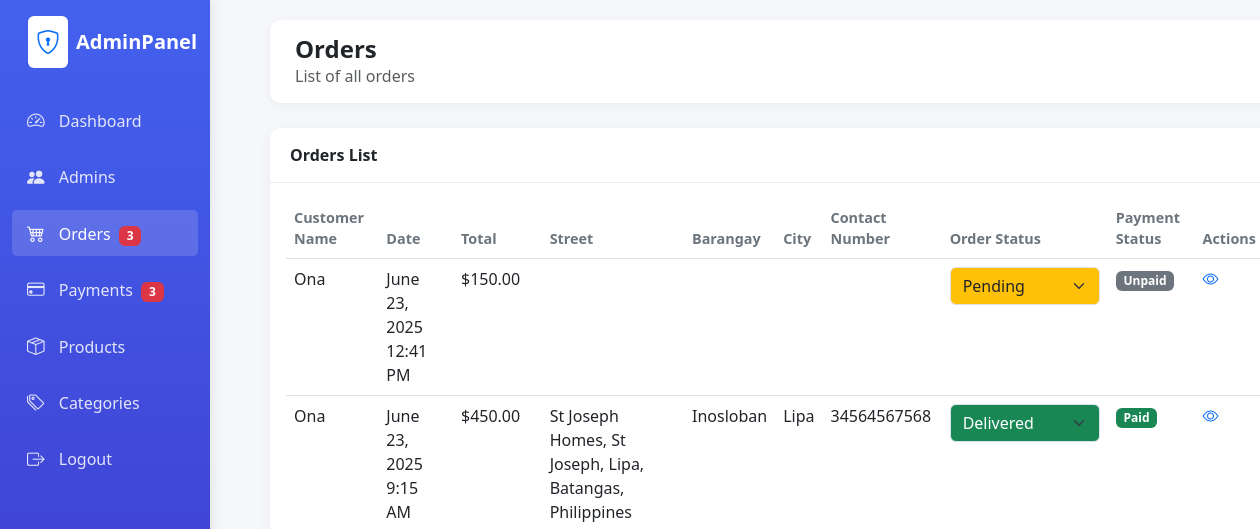
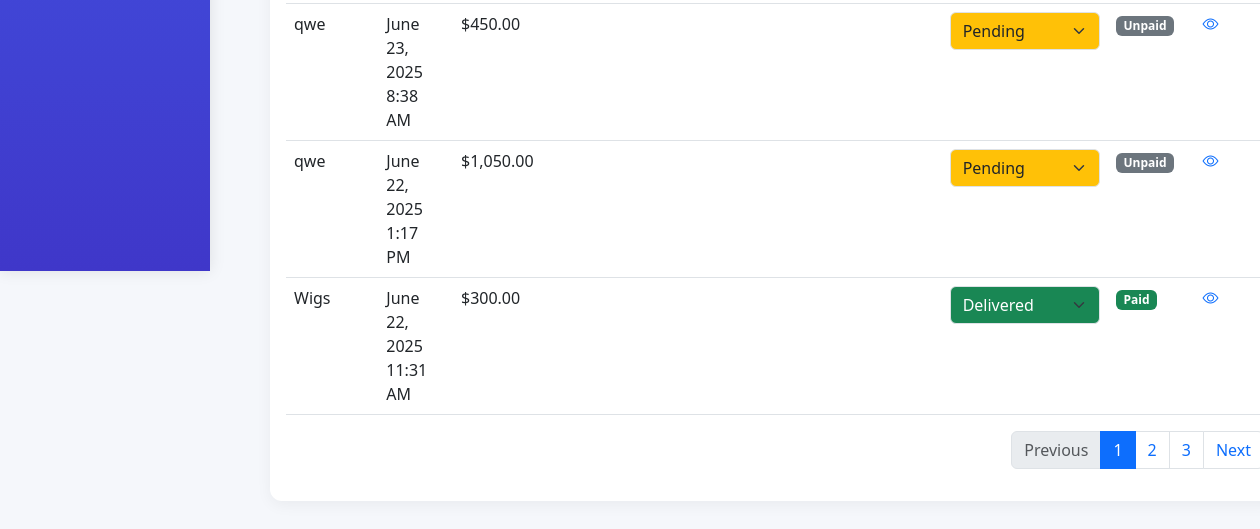
Before: /admin/orders.php (signed in) with the older database file (2 pictures, top to bottom).
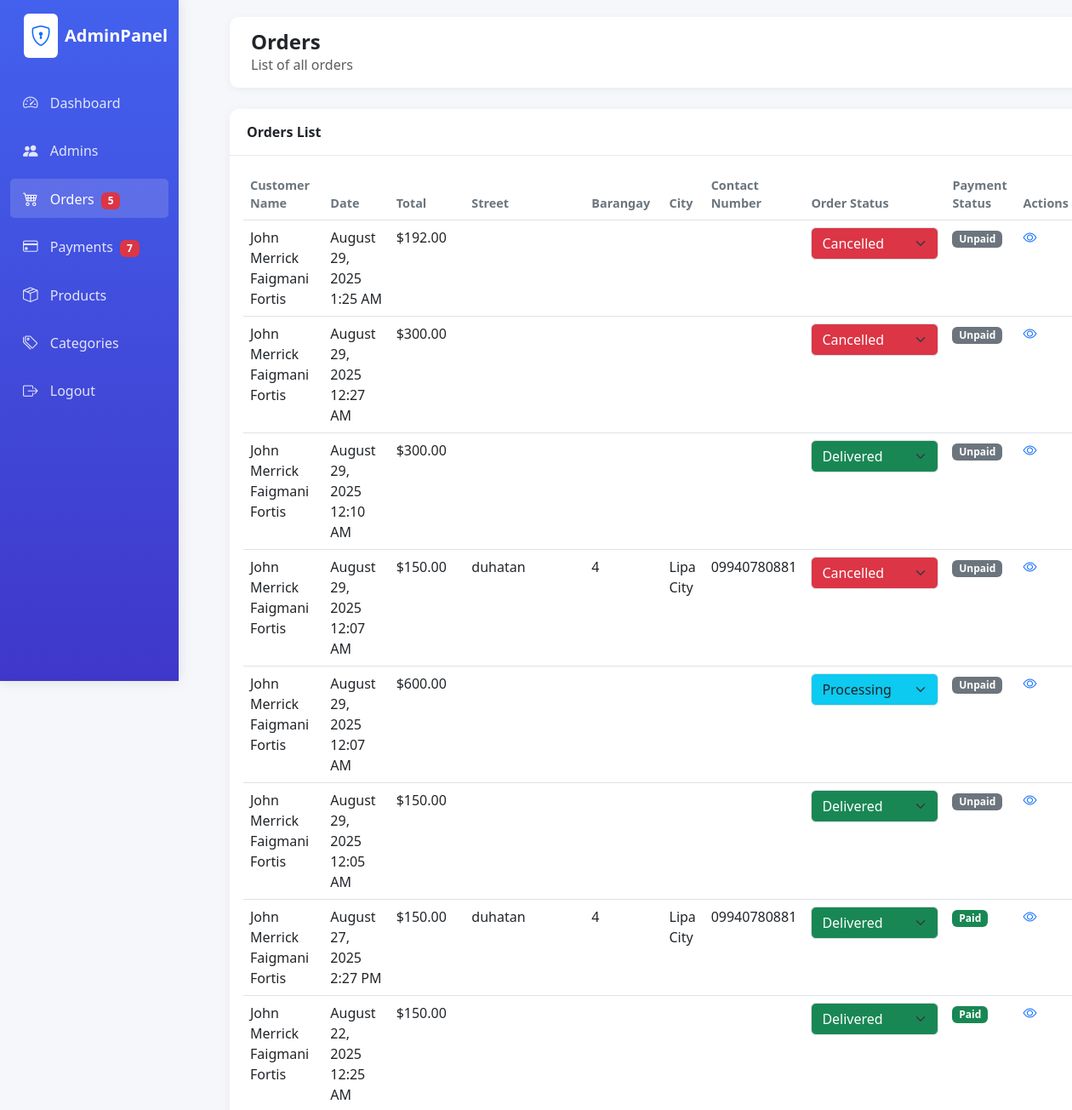
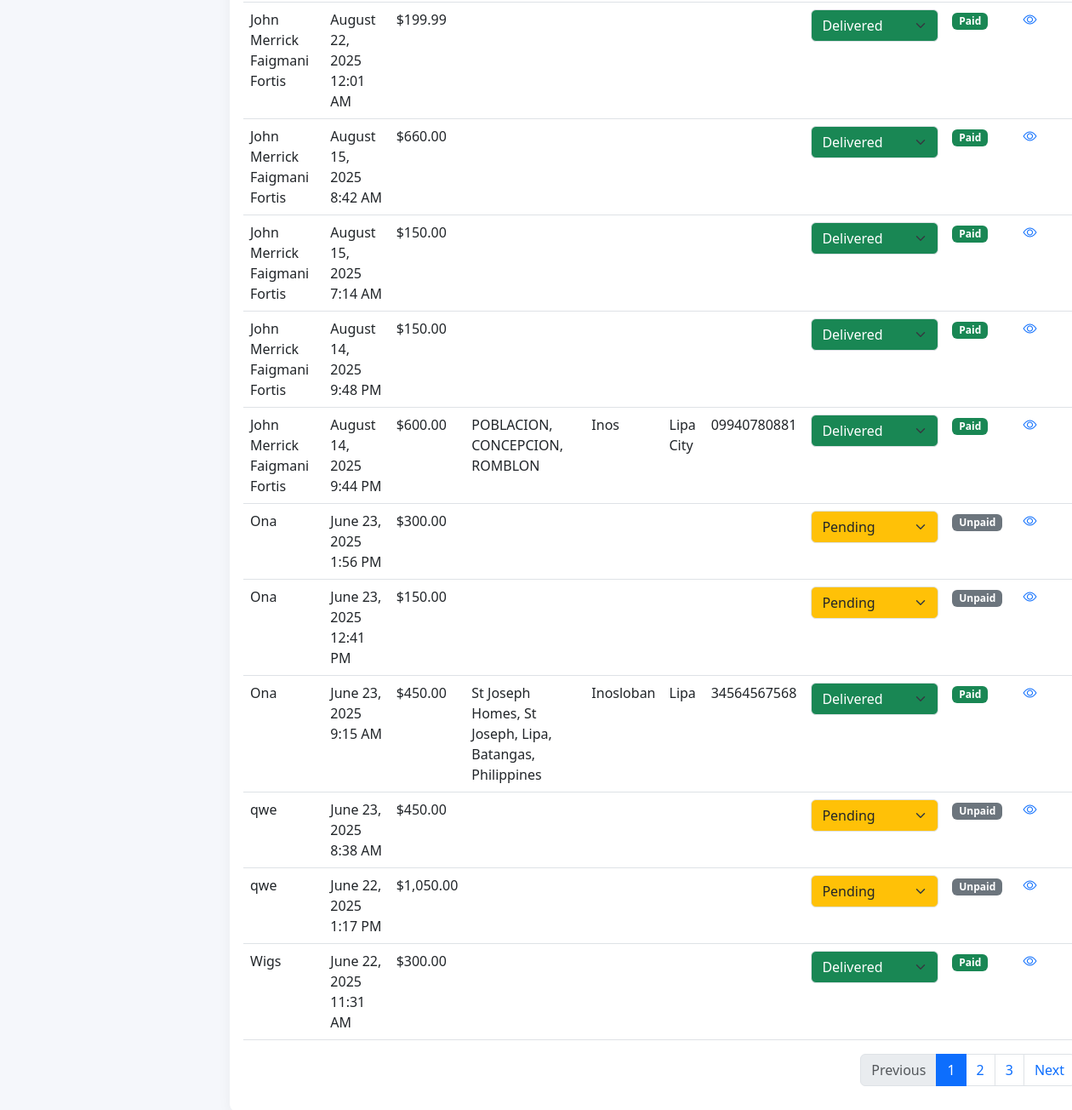
After: the same page with the newer database file (2 pictures, top to bottom).
### tables this page shows
CREATE TABLE `payment` (
  `Payment_ID` int(11) NOT NULL,
  `Payment_Date` datetime NOT NULL DEFAULT current_timestamp(),
  `Payment_Method` varchar(50) NOT NULL,
  `Payment_Amount` decimal(10,2) NOT NULL,
  `Order_ID` int(11) NOT NULL,
  `Admin_ID` int(11) NOT NULL,
  `payment_status` enum('Unpaid','Paid') NOT NULL DEFAULT 'Unpaid'
);

CREATE TABLE `orders` (
  `Order_ID` int(11) NOT NULL,
  `Order_Date` datetime NOT NULL DEFAULT current_timestamp(),
  `Order_Amount` decimal(10,2) NOT NULL,
  `Customer_ID` int(11) NOT NULL,
  `Street` varchar(255) DEFAULT NULL,
  `Barangay` varchar(100) DEFAULT NULL,
  `City` varchar(100) DEFAULT NULL,
  `Contact_Number` varchar(30) DEFAULT NULL,
  `order_status` enum('Pending','Processing','Delivered','Cancelled') NOT NULL DEFAULT 'Pending'
);

CREATE TABLE `customer` (
  `Customer_ID` int(11) NOT NULL,
  `Customer_Name` varchar(100) NOT NULL,
  `Customer_Email` varchar(100) NOT NULL,
  `Customer_Password` varchar(255) NOT NULL,
  `reset_token` varchar(255) DEFAULT NULL,
  `reset_expires` datetime DEFAULT NULL
);

### admin/classes/database.php (called while the page is built, shortened)
<?php
class database{
    function opencon() {
        return new PDO(
            'mysql:host=localhost;dbname=naitsa',
            'root',
            ''
        );
    }
    function fetchOrders() {
        $con = $this->opencon();
        $stmt = $con->prepare("
            SELECT o.*, p.payment_status
            FROM orders o
            LEFT JOIN payment p ON o.Order_ID = p.Order_ID
            ORDER BY o.Order_Date DESC
        ");
        $stmt->execute();
        return $stmt->fetchAll(PDO::FETCH_ASSOC);
    }
    function countUnpaidPayments() {
        $con = $this->opencon();
                $stmt = $con->prepare("SELECT COUNT(*)
                                                             FROM payment p
                                                             LEFT JOIN orders o ON p.Order_ID = o.Order_ID
                                                             WHERE p.payment_status = 'Unpaid'
                                                                 AND (o.order_status IS NULL OR o.order_status <> 'Cancelled')");
        $stmt->execute();
        return (int)$stmt->fetchColumn();
    }
    function countPendingOrProcessingOrders() {
        $orders = $this->fetchOrders();
        $count = 0;
        foreach ($orders as $order) {
            if ($order['order_status'] === 'Pending' || $order['order_status'] === 'Processing') {
                $count++;
            }
        }
        return $count;
    }
function getCustomerNameById($customer_id) {
    $con = $this->opencon();
    $stmt = $con->prepare("SELECT Customer_Name FROM customer WHERE Customer_ID = ?");
    $stmt->execute([$customer_id]);
    $name = $stmt->fetchColumn();
    return $name ?: 'Unknown';
}
}

### admin/orders.php (the view, shortened to what this page needs)
<?php
require_once('classes/database.php');
$db = new database();
try {
    $orders = $db->fetchOrders();
} catch (PDOException $e) {
    $error = "Database Error: " . $e->getMessage();
}
$pendingProcessingCount = $db->countPendingOrProcessingOrders();
$unpaidPayments = $db->countUnpaidPayments();
?>
<!DOCTYPE html>
<html lang="en">
<head>
    <link href="https://cdn.jsdelivr.net/npm/bootstrap@5.3.0/dist/css/bootstrap.min.css" rel="stylesheet">
    <link rel="stylesheet" href="https://cdn.jsdelivr.net/npm/bootstrap-icons@1.10.0/font/bootstrap-icons.css">
    <link rel="stylesheet" href="assets/css/style.css">
</head>
<body class="dashboard-page">
    <div class="container-fluid">
        <div class="row">
            <div class="col-md-2 col-lg-2 d-md-block sidebar collapse">
                <div class="pt-3">
                    <div class="d-flex align-items-center mb-4 px-3">
                        <div class="bg-white p-2 rounded me-2">
                            <i class="bi bi-shield-lock text-primary fs-4"></i>
                        </div>
                        <div class="logo-text fw-bold fs-5">AdminPanel</div>
                    </div>
                    <ul class="nav flex-column">
                        <li class="nav-item">
                            <a class="nav-link" href="index.php">
                                <i class="bi bi-speedometer2"></i>
                                <span>Dashboard</span>
                            </a>
                        </li>
                        <li class="nav-item">
                            <a class="nav-link" href="admins.php">
                                <i class="bi bi-people-fill"></i>
                                <span>Admins</span>
                            </a>
                        </li>
                        <li class="nav-item">
                            <a class="nav-link active" href="orders.php">
                                <i class="bi bi-cart4"></i>
                                <span>Orders</span>
                                <?php if ($pendingProcessingCount > 0): ?>
                                    <span class="badge bg-danger ms-1"><?= $pendingProcessingCount ?></span>
                                <?php endif; ?>
                            </a>
                        </li>
                        <li class="nav-item">
                            <a class="nav-link" href="payments.php">
                                <i class="bi bi-credit-card"></i>
                                <span>Payments</span>
                                <?php if ($unpaidPayments > 0): ?>
                                    <span class="badge bg-danger ms-1"><?= $unpaidPayments ?></span>
                                <?php endif; ?>
                            </a>
                        </li>
                        <li class="nav-item">
                            <a class="nav-link" href="products.php">
                                <i class="bi bi-box-seam"></i>
                                <span>Products</span>
                            </a>
                        </li>
                        <li class="nav-item">
                            <a class="nav-link" href="categories.php">
                                <i class="bi bi-tags"></i>
                                <span>Categories</span>
                            </a>
                        </li>
                        <li class="nav-item">
                            <a class="nav-link" href="logout.php">
                                <i class="bi bi-box-arrow-right"></i>
                                <span>Logout</span>
                            </a>
                        </li>
                    </ul>
                </div>
            </div>
            <div class="col-md-10 col-lg-10 main-content">
                <div class="header d-flex justify-content-between align-items-center">
                    <div>
                        <h4 class="mb-0 fw-bold">Orders</h4>
                        <p class="mb-0 text-muted">List of all orders</p>
                    </div>
                </div>
                <div class="card">
                    <div class="card-header d-flex justify-content-between align-items-center">
                        <span>Orders List</span>
                    </div>
                    <div class="card-body">
                        <div class="table-responsive">
                            <table class="table table-hover">
                                <thead>
                                    <tr>
                                        <th>Customer Name</th>
                                        <th>Date</th>
                                        <th>Total</th>
                                        <th>Street</th>
                                        <th>Barangay</th>
                                        <th>City</th>
                                        <th>Contact Number</th>
                                        <th>Order Status</th>
                                        <th>Payment Status</th>
                                        <th>Actions</th>
                                    </tr>
                                </thead>
                                <tbody>
                                    <?php foreach ($orders as $order): ?>
                                    <tr>
                                        <td>
                                            <?= htmlspecialchars($db->getCustomerNameById($order['Customer_ID'])) ?>
                                        </td>
                                        <td><?= date('F j, Y g:i A', strtotime($order['Order_Date'])) ?></td>
                                        <td>$<?= number_format($order['Order_Amount'], 2) ?></td>
                                        <td><?= htmlspecialchars($order['Street']) ?></td>
                                        <td><?= htmlspecialchars($order['Barangay']) ?></td>
                                        <td><?= htmlspecialchars($order['City']) ?></td>
                                        <td><?= htmlspecialchars($order['Contact_Number']) ?></td>
                                        <td>
                                            <form method="post" action="orders.php" style="display:inline;">
                                                <select
                                                    name="order_status"
                                                    class="form-select order-status-select
                                                        <?php
                                                            if ($order['order_status'] === 'Pending') echo ' bg-warning text-dark';
                                                            elseif ($order['order_status'] === 'Processing') echo ' bg-info text-dark';
                                                            elseif ($order['order_status'] === 'Delivered') echo ' bg-success text-white';
                                                            elseif ($order['order_status'] === 'Cancelled') echo ' bg-danger text-white';
                                                        ?>"
                                                    onchange="this.form.submit()"
                                                    style="min-width:150px;"
                                                >
                                                    <?php
                                                    $options = ['Pending', 'Processing', 'Delivered', 'Cancelled'];
                                                    foreach ($options as $opt) {
                                                        $selected = $order['order_status'] === $opt ? 'selected' : '';
                                                        echo "<option value=\"$opt\" $selected>$opt</option>";
                                                    }
                                                    ?>
                                                </select>
                                            </form>
                                        </td>
                                        <td>
                                            <span class="badge <?= ($order['payment_status'] ?? '') === 'Paid' ? 'bg-success' : 'bg-secondary' ?>">
                <?= htmlspecialchars($order['payment_status'] ?? 'Unpaid') ?>
            </span>
                                        </td>
                                        <td>
                                            <a href="#" data-bs-toggle="modal" data-bs-target="#orderItemsModal<?= $order['Order_ID'] ?>">
                                                <i class="bi bi-eye"></i>
                                            </a>
                                        </td>
                                    </tr>
                                    <?php endforeach; ?>
                                </tbody>
                            </table>
                        </div>
                        <nav>
                            <ul class="pagination justify-content-end">
                                <li class="page-item disabled">
                                    <a class="page-link" href="#" tabindex="-1">Previous</a>
                                </li>
                                <li class="page-item active"><a class="page-link" href="#">1</a></li>
                                <li class="page-item"><a class="page-link" href="#">2</a></li>
                                <li class="page-item"><a class="page-link" href="#">3</a></li>
                                <li class="page-item">
                                    <a class="page-link" href="#">Next</a>
                                </li>
                            </ul>
                        </nav>
                    </div>
                </div>
            </div>
        </div>
    </div>
</body>
</html>

### admin/assets/css/style.css (style rules this page uses)
:root { --primary-color: #4361ee; --secondary-color: #3f37c9; --light-bg: #f8f9fa; --dark-text: #212529; --success-color: #4cc9f0; --warning-color: #f72585; }
.dashboard-page { background-color: #f5f7fb; font-family: 'Segoe UI', Tahoma, Geneva, Verdana, sans-serif; }
.sidebar { background: linear-gradient(180deg, var(--primary-color), var(--secondary-color)); color: white; height: 100vh; position: fixed; box-shadow: 0 0 15px rgba(0,0,0,0.1); }
.sidebar .nav-link { color: rgba(255,255,255,0.85); border-radius: 5px; margin: 5px 0; padding: 10px 15px; transition: all 0.3s; }
.sidebar .nav-link:hover, .sidebar .nav-link.active { background: rgba(255,255,255,0.15); color: white; }
.sidebar .nav-link i { margin-right: 10px; font-size: 1.1rem; }
.main-content { margin-left: 250px; padding: 20px; }
.header { background: white; padding: 15px 25px; border-radius: 10px; box-shadow: 0 2px 10px rgba(0,0,0,0.05); margin-bottom: 25px; }
.card { border: none; border-radius: 12px; box-shadow: 0 4px 15px rgba(0,0,0,0.05); margin-bottom: 25px; transition: transform 0.3s; }
.card-header { background-color: white; border-bottom: 1px solid #eaeaea; padding: 15px 20px; border-radius: 12px 12px 0 0 !important; font-weight: 600; }
.table th { font-weight: 600; color: #6c757d; font-size: 0.9rem; }
:root { --primary-color: #4361ee; --secondary-color: #3f37c9; --light-bg: #f8f9fa; --dark-text: #212529; }

Changed rows visible on the page:
added payment: Order_ID.Customer_Name "John Merrick Faigmani Fortis", Order_ID.Order_Date "August 29, 2025 1:25 AM", Order_ID.Order_Amount "192.00", order_status "Cancelled", payment_status "Unpaid"
added payment: Order_ID.Customer_Name "John Merrick Faigmani Fortis", Order_ID.Order_Date "August 29, 2025 12:27 AM", Order_ID.Order_Amount "300.00", order_status "Cancelled", payment_status "Unpaid"
added payment: Order_ID.Customer_Name "John Merrick Faigmani Fortis", Order_ID.Order_Date "August 29, 2025 12:10 AM", Order_ID.Order_Amount "300.00", order_status "Delivered", payment_status "Unpaid"
added payment: Order_ID.Customer_Name "John Merrick Faigmani Fortis", Order_ID.Order_Date "August 29, 2025 12:07 AM", Order_ID.Order_Amount "150.00", Order_ID.Street "duhatan", Order_ID.Barangay "4", Order_ID.City "Lipa City", Order_ID.Contact_Number "09940780881", order_status "Cancelled", payment_status "Unpaid"
added payment: Order_ID.Customer_Name "John Merrick Faigmani Fortis", Order_ID.Order_Date "August 29, 2025 12:07 AM", Order_ID.Order_Amount "600.00", order_status "Processing", payment_status "Unpaid"
added payment: Order_ID.Customer_Name "John Merrick Faigmani Fortis", Order_ID.Order_Date "August 29, 2025 12:05 AM", Order_ID.Order_Amount "150.00", order_status "Delivered", payment_status "Unpaid"
added payment: Order_ID.Customer_Name "John Merrick Faigmani Fortis", Order_ID.Order_Date "August 27, 2025 2:27 PM", Order_ID.Order_Amount "150.00", Order_ID.Street "duhatan", Order_ID.Barangay "4", Order_ID.City "Lipa City", Order_ID.Contact_Number "09940780881", order_status "Delivered", payment_status "Paid"
added payment: Order_ID.Customer_Name "John Merrick Faigmani Fortis", Order_ID.Order_Date "August 22, 2025 12:25 AM", Order_ID.Order_Amount "150.00", order_status "Delivered", payment_status "Paid"
added payment: Order_ID.Customer_Name "John Merrick Faigmani Fortis", Order_ID.Order_Date "August 22, 2025 12:01 AM", Order_ID.Order_Amount "199.99", order_status "Delivered", payment_status "Paid"
added payment: Order_ID.Customer_Name "John Merrick Faigmani Fortis", Order_ID.Order_Date "August 15, 2025 8:42 AM", Order_ID.Order_Amount "660.00", order_status "Delivered", payment_status "Paid"
added payment: Order_ID.Customer_Name "John Merrick Faigmani Fortis", Order_ID.Order_Date "August 15, 2025 7:14 AM", Order_ID.Order_Amount "150.00", order_status "Delivered", payment_status "Paid"
added payment: Order_ID.Customer_Name "John Merrick Faigmani Fortis", Order_ID.Order_Date "August 14, 2025 9:48 PM", Order_ID.Order_Amount "150.00", order_status "Delivered", payment_status "Paid"
added payment: Order_ID.Customer_Name "John Merrick Faigmani Fortis", Order_ID.Order_Date "August 14, 2025 9:44 PM", Order_ID.Order_Amount "600.00", Order_ID.Street "POBLACION, CONCEPCION, ROMBLON", Order_ID.Barangay "Inos", Order_ID.City "Lipa City", Order_ID.Contact_Number "09940780881", order_status "Delivered", payment_status "Paid"
added payment: Order_ID.Customer_Name "Ona", Order_ID.Order_Date "June 23, 2025 1:56 PM", Order_ID.Order_Amount "300.00", order_status "Pending", payment_status "Unpaid"
Other visible differences:
$pendingProcessingCount: "3" → "5"
$unpaidPayments: "3" → "7"
